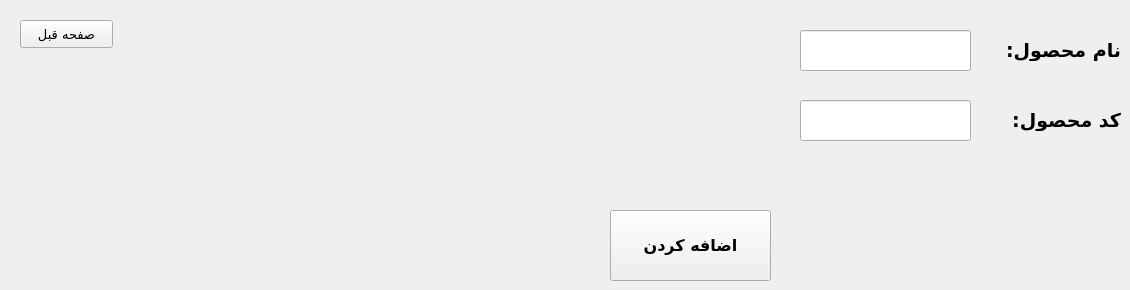
      <widget class="QWidget" name="tab_16">
       <attribute name="title">
        <string>Page</string>
       </attribute>
       <widget class="QPushButton" name="add_product_2">
        <property name="geometry">
         <rect>
          <x>610</x>
          <y>210</y>
          <width>161</width>
          <height>71</height>
         </rect>
        </property>
        <property name="font">
         <font>
          <family>Vazir</family>
          <pointsize>12</pointsize>
          <weight>75</weight>
          <bold>true</bold>
         </font>
        </property>
        <property name="text">
         <string>اضافه کردن</string>
        </property>
       </widget>
       <widget class="QLineEdit" name="product_name">
        <property name="geometry">
         <rect>
          <x>800</x>
          <y>30</y>
          <width>171</width>
          <height>41</height>
         </rect>
        </property>
        <property name="font">
         <font>
          <pointsize>14</pointsize>
         </font>
        </property>
        <property name="layoutDirection">
         <enum>Qt::LeftToRight</enum>
        </property>
       </widget>
       <widget class="QLabel" name="products_details_label_23">
        <property name="geometry">
         <rect>
          <x>990</x>
          <y>40</y>
          <width>131</width>
          <height>21</height>
         </rect>
        </property>
        <property name="font">
         <font>
          <family>Vazir</family>
          <pointsize>14</pointsize>
          <weight>75</weight>
          <bold>true</bold>
         </font>
        </property>
        <property name="text">
         <string>نام محصول:</string>
        </property>
       </widget>
       <widget class="QLabel" name="products_details_label_25">
        <property name="geometry">
         <rect>
          <x>990</x>
          <y>110</y>
          <width>131</width>
          <height>21</height>
         </rect>
        </property>
        <property name="font">
         <font>
          <family>Vazir</family>
          <pointsize>14</pointsize>
          <weight>75</weight>
          <bold>true</bold>
         </font>
        </property>
        <property name="text">
         <string>کد محصول:</string>
        </property>
       </widget>
       <widget class="QLineEdit" name="product_code">
        <property name="geometry">
         <rect>
          <x>800</x>
          <y>100</y>
          <width>171</width>
          <height>41</height>
         </rect>
        </property>
        <property name="font">
         <font>
          <pointsize>14</pointsize>
         </font>
        </property>
        <property name="echoMode">
         <enum>QLineEdit::Normal</enum>
        </property>
       </widget>
       <widget class="QPushButton" name="prev_page_btn_3">
        <property name="geometry">
         <rect>
          <x>20</x>
          <y>20</y>
          <width>93</width>
          <height>28</height>
         </rect>
        </property>
        <property name="font">
         <font>
          <family>Vazir</family>
          <pointsize>10</pointsize>
         </font>
        </property>
        <property name="text">
         <string>صفحه قبل</string>
        </property>
       </widget>
      </widget>
